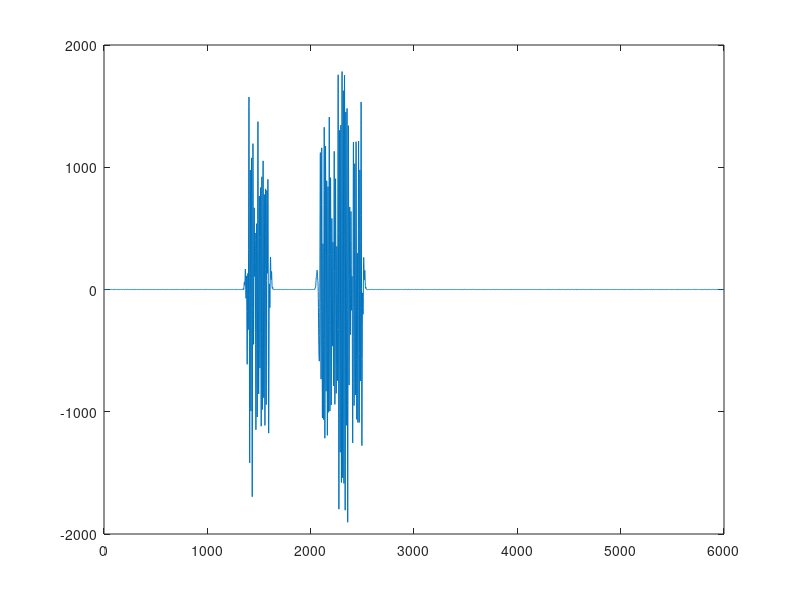
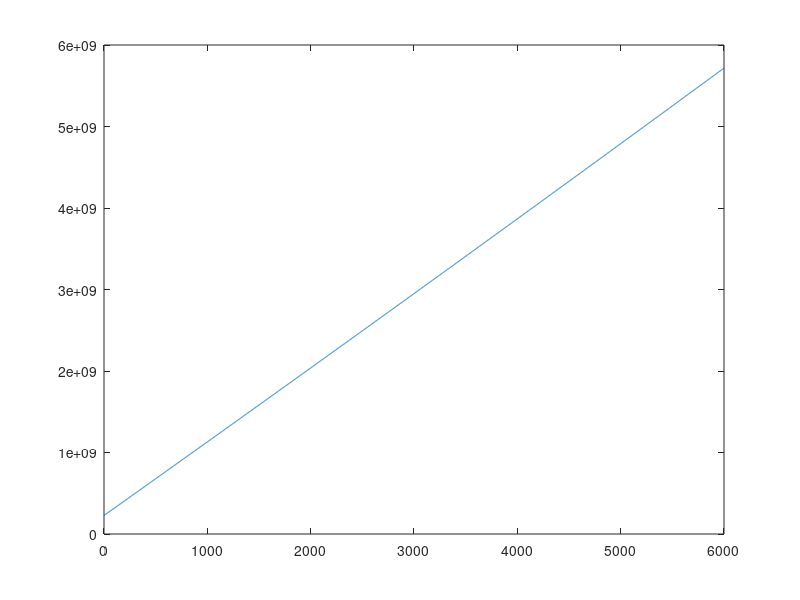
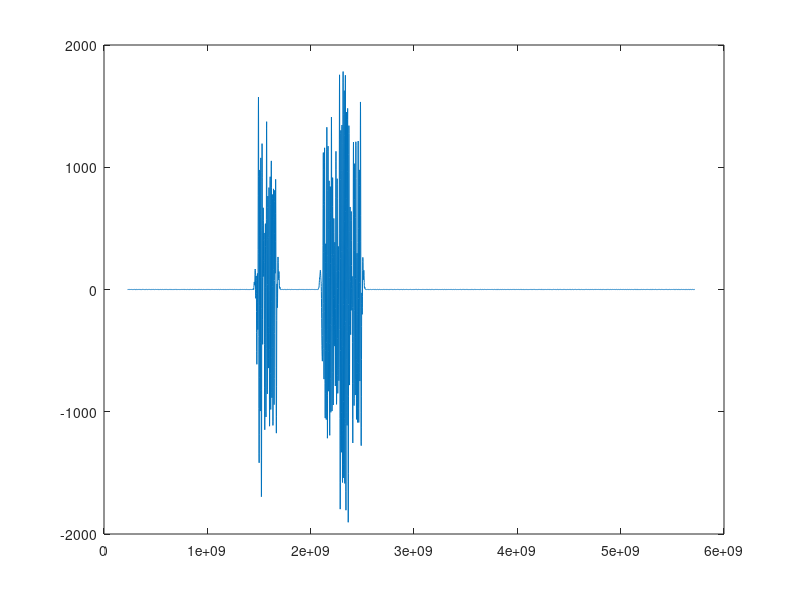

MATLAB code to generate these figures, in order:
# Das Skript liest in Multiplot gespeicherte Daten wieder ein
# und zeigt sie in Plot-Fenster an
#
dataStream = [];

readData = load("test_01.txt");
streamCount = (length(readData.dataMatrix)/3)

for i = 1:streamCount
  dataStream(i).name = readData.dataMatrix{(i-1)*3+1};
  dataStream(i).array = readData.dataMatrix{(i-1)*3+2};
  dataStream(i).t     = readData.dataMatrix{(i-1)*3+3};
endfor

for i = 1:length(dataStream)
  figure(1)
  plot(dataStream(i).array)
  figure(2)
  plot(dataStream(i).t)
  figure(3)
  plot(dataStream(i).t,dataStream(i).array)
endfor
daten = dataStream(1).array;

##fa = 200;
##df = fa/length(daten);
##f = -fa/2:df:fa/2-df;
##daten = daten-mean(daten);
##fourier=fftshift(abs(fft(daten)));
##fourier=fourier/max(fourier);
##
##plot(f,fourier)
###axis([0 100 0 1000])

